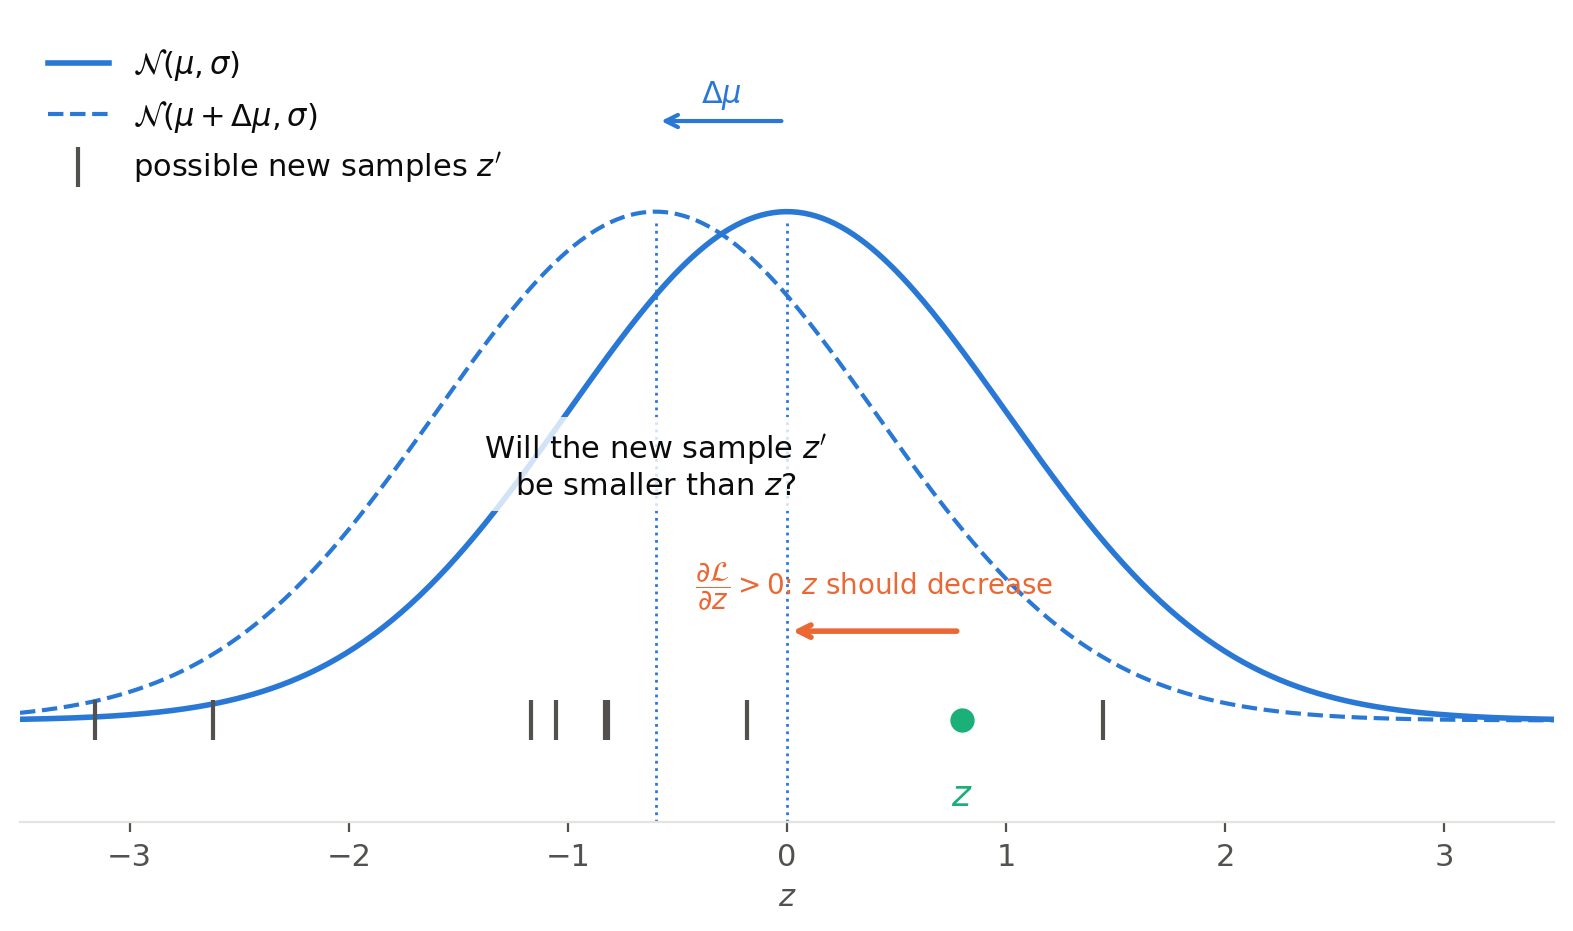

This figure's Python source:
"""Why sampling is not differentiable (VAE chapter).

A sample z of N(mu, sigma) has a loss gradient dL/dz > 0: z should decrease.
When z is sampled directly, shifting mu gives a new, independent sample, which can land anywhere.

Run from anywhere: `python src/img/sampling-gradient.py` writes `sampling-gradient.png` next to this file.
"""

from pathlib import Path

import matplotlib.pyplot as plt
import numpy as np

MU, SIGMA = 0.0, 1.0
SHIFT = -0.6  # change of mu
XI = 0.8  # the sample is z = MU + SIGMA * XI
N_NEW = 8  # possible new samples after the shift (left panel)


def gaussian(x, mu, s):
    return np.exp(-((x - mu) ** 2) / (2 * s**2)) / np.sqrt(2 * np.pi * s**2)


# Palette: categorical slots 1-3 of the dataviz reference palette, plus text/grid tokens
DIST, GRAD, SAMPLE = "#2a78d6", "#eb6834", "#1baf7a"
TEXT, MUTED, GRID = "#0b0b0b", "#52514e", "#e4e3df"

plt.rcParams.update({
    "font.size": 11,
    "text.color": TEXT,
    "axes.labelcolor": MUTED,
    "xtick.color": MUTED,
    "ytick.color": MUTED,
    "axes.edgecolor": GRID,
})

fig, ax_sample = plt.subplots(figsize=(8, 4.8))
axes = [ax_sample]
x = np.linspace(-3.5, 3.5, 500)
z = MU + SIGMA * XI
peak = gaussian(0, 0, SIGMA)

for ax in axes:
    # Original distribution and the sample z, with the direction in which z should move
    ax.plot(x, gaussian(x, MU, SIGMA), color=DIST, lw=2, label="$\\mathcal{N}(\\mu, \\sigma)$")
    ax.plot(x, gaussian(x, MU + SHIFT, SIGMA), color=DIST, lw=1.5, ls="--",
            label="$\\mathcal{N}(\\mu + \\Delta\\mu, \\sigma)$")
    ax.axvline(MU, color=DIST, lw=1, ls=":", ymax=0.75)
    ax.axvline(MU + SHIFT, color=DIST, lw=1, ls=":", ymax=0.75)
    ax.annotate("", xy=(MU + SHIFT, 0.47), xytext=(MU, 0.47),
                arrowprops={"arrowstyle": "->", "color": DIST, "lw": 1.5})
    ax.text(MU + SHIFT / 2, 0.485, "$\\Delta\\mu$", color=DIST, ha="center")
    ax.scatter(z, 0, color=SAMPLE, s=60, zorder=4, clip_on=False)
    ax.text(z, -0.045, "$z$", color=SAMPLE, ha="center", va="top", fontsize=13)
    ax.annotate("", xy=(z - 0.8, 0.07), xytext=(z, 0.07),
                arrowprops={"arrowstyle": "->", "color": GRAD, "lw": 2})
    ax.text(z - 0.4, 0.085, "$\\dfrac{\\partial \\mathcal{L}}{\\partial z} > 0$: $z$ should decrease",
            color=GRAD, ha="center", va="bottom", fontsize=10)
    ax.set_xlim(-3.5, 3.5)
    ax.set_ylim(-0.08, 0.55)
    ax.set_yticks([])
    ax.set_xlabel("$z$")
    for side in ["top", "right", "left"]:
        ax.spines[side].set_visible(False)


# Left: a new, independent sample after the shift can land anywhere
new_samples = np.random.default_rng(3).normal(MU + SHIFT, SIGMA, N_NEW)
ax_sample.scatter(new_samples, np.zeros(N_NEW), marker="|", color=MUTED, s=200, lw=1.5, zorder=3,
                  label="possible new samples $z'$")
ax_sample.text(MU + SHIFT, 0.2, "Will the new sample $z'$\nbe smaller than $z$?", color=TEXT, fontsize=11,
               ha="center", va="center", bbox={"facecolor": "white", "edgecolor": "none", "alpha": 0.8})
ax_sample.legend(frameon=False, loc="upper left")

fig.tight_layout()
fig.savefig(Path(__file__).with_suffix(".png"), dpi=200, bbox_inches="tight", facecolor="white")
